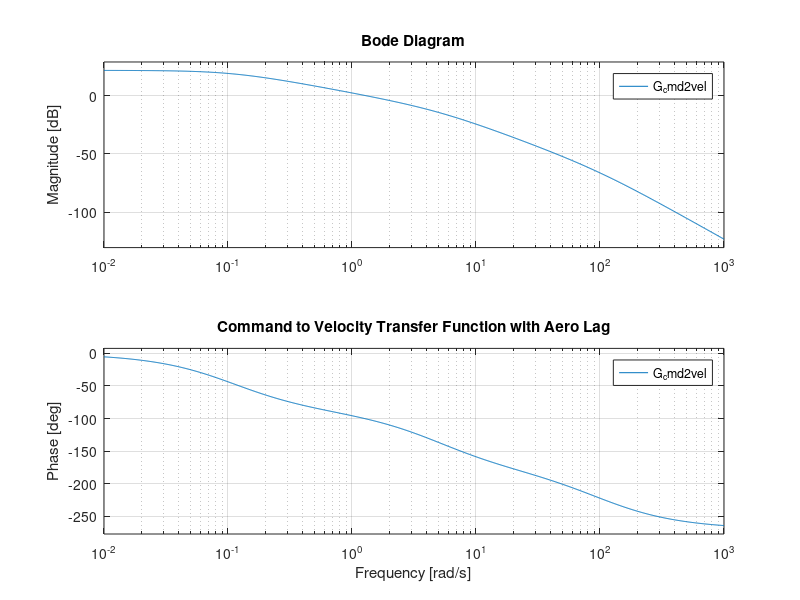

This figure's MATLAB source:
%% Trim and vehicle parameters
m   = 7.31;   % total mass (kg)
rho = 1.225;  % air density (kg/m^3)
r   = 0.8;
S   = pi * r^2;  % frontal area (m^2)
u0  = 4;         % trim speed (m/s)

% More accurate drag coefficient
D_trim = 1.6;    % drag force at trim (N)
CD_eff = D_trim / (0.5 * rho * S * u0^2);  % Cd = D / (0.5*rho*S*u^2)

%% Actuator (thrust) parameters
K_T     = 10;      % thrust gain (N per command unit)
tau_a   = 0.01;    % actuator time constant (s)

%% Linearized model
D0  = 0.5 * rho * S * CD_eff * u0^2;  % should equal D_trim
X_u = rho * S * CD_eff * u0;

% Steady-state thrust
T0 = D0;

%% Transfer Functions
G_thrust2vel = tf(K_T, [m, X_u]);
G_cmd2thrust = tf(1, [tau_a, 1]);

% Optional: add aerodynamic lag
tau_aero = 0.2;  % guess; tune this value
G_aero_lag = tf(1, [tau_aero, 1]);

% Chain together
G_total = series(G_cmd2thrust, G_aero_lag);
G_cmd2vel = series(G_total, G_thrust2vel);

%% Plot
figure;
bode(G_cmd2vel);
grid on;
title('Command to Velocity Transfer Function with Aero Lag');

%% Show transfer functions
disp('Drag coefficient:');
disp(CD_eff);
disp('Linearized surge damping X_u:');
disp(X_u);
disp('Thrust-to-velocity TF:');
G_thrust2vel;
% disp('Command-to-velocity TF with lag:');
% G_cmd2vel;
